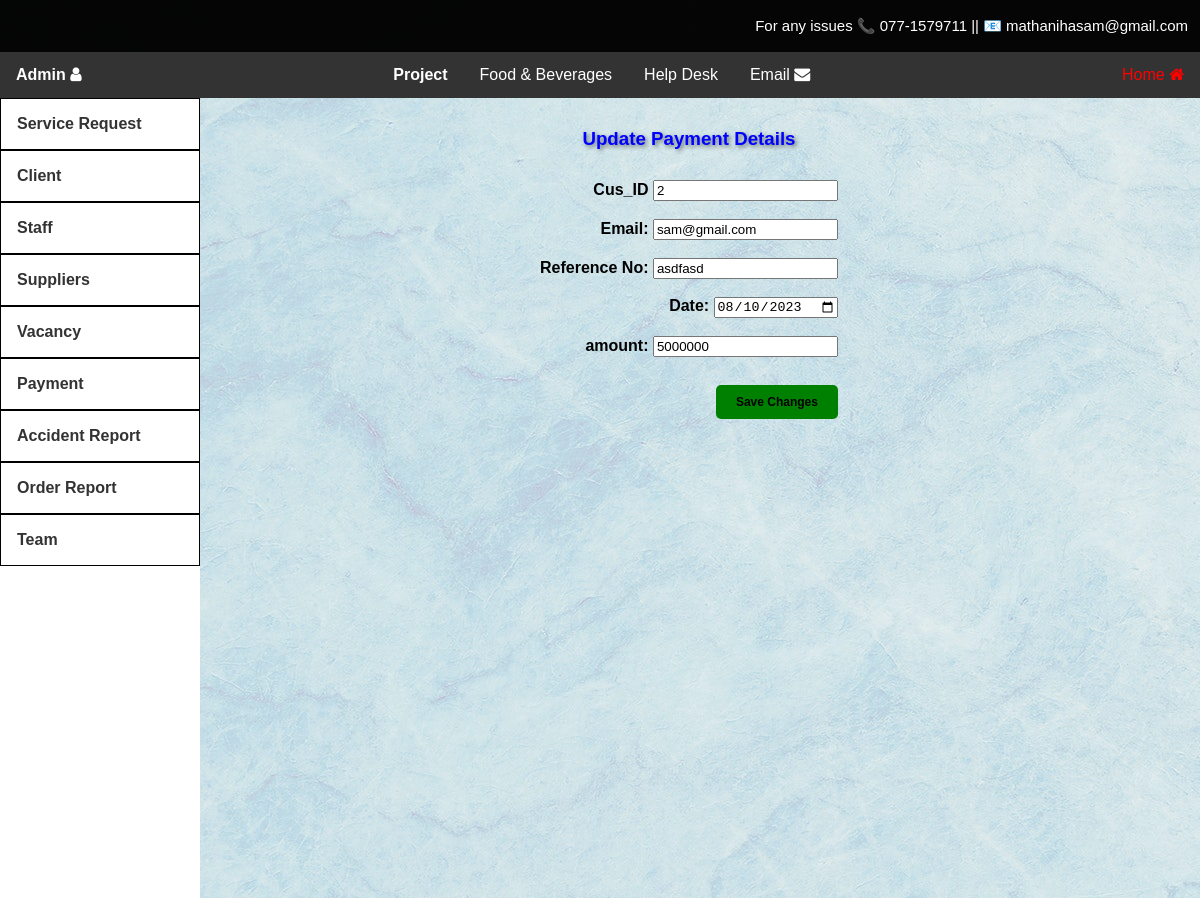
/adminDashEditpayment.php?Pay_ID=1, run on the app's committed database.
### tables this page shows
CREATE TABLE `payment` (
  `Pay_ID` int(255) NOT NULL,
  `cus_ID` int(50) NOT NULL,
  `email` varchar(50) NOT NULL,
  `refNo` varchar(255) NOT NULL,
  `date` date NOT NULL,
  `amount` int(50) NOT NULL
);

### html/adminDashEditpayment.php (the view, shortened to what this page needs)
<?php
@include 'config.php';
if (isset($_GET['Pay_ID'])) {
    $paymentIdToEdit = $_GET['Pay_ID'];
    $selectQuery = "SELECT * FROM payment WHERE Pay_ID = $paymentIdToEdit";
    $result = mysqli_query($conn, $selectQuery);
    if ($result) {
        $paymentData = mysqli_fetch_assoc($result);
    } else {
        $error = "Error fetching payment details: " . mysqli_error($conn);
    }
}
?>
<!DOCTYPE html>
<html>
<head>
  <link rel="stylesheet" href="adminDashStyle.css">
     <link rel="stylesheet" href="https://cdnjs.cloudflare.com/ajax/libs/font-awesome/4.7.0/css/font-awesome.min.css">
</head>
<body >
  <div class="headerContantDetails">
    <p>For any issues 📞 077-1579711 || 📧 mathanihasam@gmail.com</p>
  </div>
  <div class="topnav">
    <div class="left-nav">
      <div class="dropdown">
        <button class="dropbtn">Admin <i class="fa fa-user fa-1x" aria-hidden="true"></i></button>
      </div>
    </div>
    <div class="center-nav">
      <div class="dropdown">
        <button class="dropbtn">Project</button>
      </div>
      <a href="#">Food & Beverages </a>
      <a href="#">Help Desk</a>
      <a href="#">Email <i class="fa fa-envelope fa-1x" aria-hidden="true"></i></a>
    </div>
    <div class="right-nav">
      <a href="adminDash.html" class="selected">Home <i class="fa fa-home fa-1x" aria-hidden="true"></i></a>
    </div>
  </div>
   <div class="sidenav">
    <a href="AdminDashViewServiceRequest.php" id="box">Service Request</a>
    <div class="main-topic">
      <a onclick="toggleSubnav(this);" href="#" id="box">Client</a>
    </div>
    <div class="main-topic">
      <a onclick="toggleSubnav(this);" href="#" id="box">Staff</a>
    </div>
    <div class="main-topic">
      <a onclick="toggleSubnav(this);" href="#" id="box">Suppliers</a>
    </div>
    <div class="main-topic">
      <a onclick="toggleSubnav(this);" href="#" id="box">Vacancy</a>
    </div>
    <div class="main-topic">
      <a onclick="toggleSubnav(this);" href="#" id="box">Payment</a>
    </div>
    <a href="adminDashAccidentReportViewDelete.php" id="box">Accident Report</a>
    <a href="adminDashOrderReportViewDelete.php" id="box">Order Report</a>
    <div class="main-topic">
      <a onclick="toggleSubnav(this);" href="#" id="box">Team</a>
    </div>
  </div>
  <div class="main" >
    <div class="mainarea">
    <form method="POST" action="#">
       <h3>Update Payment Details</h3>
        <label>Cus_ID</label>
        <input type="text" name="cus_ID" value="<?php echo $paymentData['cus_ID']; ?>" required><br><br>
        <label>Email:</label>
        <input type="email" name="email" value="<?php echo $paymentData['email']; ?>" required><br><br>
        <label>Reference No:</label>
        <input type="text" name="refNo" value="<?php echo $paymentData['refNo']; ?>" required><br><br>
        <label> Date:</label>
        <input type="date" name="date" value="<?php echo $paymentData['date']; ?>" required><br><br>
        <label>amount:</label>
        <input type="text" name="amount" value="<?php echo $paymentData['amount']; ?>"><br><br>
        <button type="submit">Save Changes</button>
    </form>
</body>
</html>
</body>
</html>

### html/adminDashStyle.css (style rules this page uses)
body { background-image: url(./images/ClientdashBg.jpg);; font-family: Arial, sans-serif; margin: 0; padding: 0; }
.headerContantDetails { background-color: #000000f9; padding: 2px; }
.headerContantDetails p { color: #ffffff; font-size: 15px; text-align: right; cursor: pointer; margin-right: 10px; }
.topnav { background-color: #333; color: #ffffff; overflow: hidden; display: flex; justify-content: space-between; }
.topnav .left-nav, .topnav .center-nav, .topnav .right-nav { display: flex; }
.topnav a { color: #fff; text-align: center; padding: 14px 16px; text-decoration: none; }
.topnav .dropdown { overflow: hidden; }
.topnav .dropdown .dropbtn { font-size: 16px; border: none; outline: none; color: #fff; padding: 14px 16px; background-color: inherit; font-family: inherit; margin: 0; }
#box { border: 1.5px solid rgb(0, 0, 0); }
.sidenav { background-color: #ffffff; float: left; font-weight: bold; width: 200px; height: 100vh; }
.sidenav a { display: block; padding: 16px; text-decoration: none; color: #333; }
a.selected { color: rgb(255, 0, 0); }

### html/adminDashEditpayment.php (style rules this page uses)
.mainarea { display: flex; margin: 10px 0; margin-left:45%; flex-basis: 30%; text-align: right; padding-right: 10px; font-weight: bold; }
.mainarea h3 { text-align:center; color:blue; text-shadow: 2px 2px 4px rgba(0, 0, 0, 0.5); margin-top:20px; margin-bottom:30px; }
button { margin: 0; padding: 0; border: none; background: none; cursor: pointer; display: inline-block; padding: 10px 20px; border: none; background-color: green; margin-top:10px; color: black; font-weight: bold; font-size: 12px; text-align: center; text-decoration: none; border-radius: 5px; transition: background-color 0.3s, color 0.3s; }

### data on the page
payment: cus_ID "2", email "sam@gmail.com", refNo "asdfasd", date "08/10/2023", amount "5000000"
